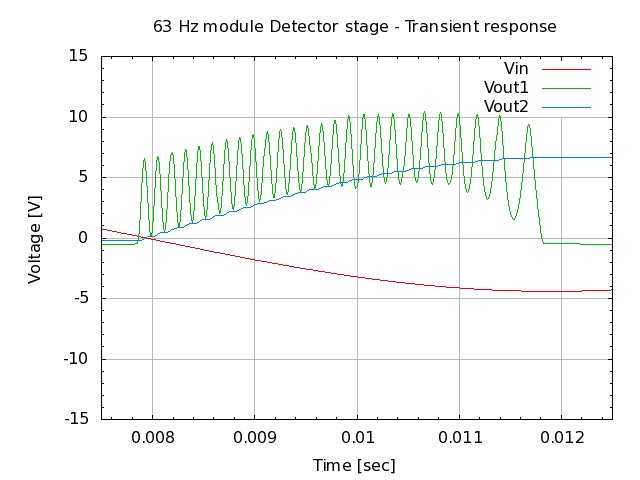

Write the gnuplot code that produced this figure.
# setup terminal
set term png

# setup graph
set output "26.006.00.53.02-4.png"
set title "63 Hz module Detector stage - Transient response"

# setup Y-axis
set yrange [-15:15]
set grid ytics lt 1 lw 1 lc rgb "#bbbbbb"
set mytics
set ylabel "Voltage [V]"

# setup X-axis
set grid xtics lt 1 lw 1 lc rgb "#bbbbbb"
set mxtics
set xrange [0.0075:0.0125]
set xlabel "Time [sec]"

# setup plot style
set style data lines
plot '26.006.00.53.02.dat' using 1:2 title "Vin", \
     '26.006.00.53.02.dat' using 1:3 title "Vout1", \
     '26.006.00.53.02.dat' using 1:4 title "Vout2"

# set output back to default
set output

# reset terminal type
set terminal pop
